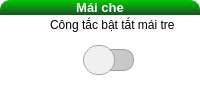
                     <widget class="QFrame" name="Bot_Ctrl_frame_5">
                      <property name="styleSheet">
                       <string notr="true">background-color: rgb(255, 255, 255);
border-radius: 10px;</string>
                      </property>
                      <property name="frameShape">
                       <enum>QFrame::StyledPanel</enum>
                      </property>
                      <property name="frameShadow">
                       <enum>QFrame::Raised</enum>
                      </property>
                      <layout class="QVBoxLayout" name="verticalLayout_29">
                       <property name="spacing">
                        <number>0</number>
                       </property>
                       <property name="leftMargin">
                        <number>0</number>
                       </property>
                       <property name="topMargin">
                        <number>0</number>
                       </property>
                       <property name="rightMargin">
                        <number>0</number>
                       </property>
                       <property name="bottomMargin">
                        <number>0</number>
                       </property>
                       <item>
                        <widget class="QPushButton" name="Bot_Ctrl_frame5_header">
                         <property name="font">
                          <font>
                           <family>Segoe UI</family>
                           <pointsize>10</pointsize>
                           <weight>75</weight>
                           <bold>true</bold>
                          </font>
                         </property>
                         <property name="styleSheet">
                          <string notr="true">color: rgb(255, 255, 255);
background-color: qlineargradient(spread:pad, x1:0, y1:0, x2:0, y2:1, stop:0 rgba(0, 201, 0, 255), stop:1 rgba(25, 81, 36, 255));
border-bottom-left-radius: 0px;
border-bottom-right-radius: 0px;</string>
                         </property>
                         <property name="text">
                          <string>Mái che</string>
                         </property>
                        </widget>
                       </item>
                       <item>
                        <widget class="QFrame" name="Bot_Ctrl_frame5_body">
                         <property name="frameShape">
                          <enum>QFrame::StyledPanel</enum>
                         </property>
                         <property name="frameShadow">
                          <enum>QFrame::Raised</enum>
                         </property>
                         <widget class="QLabel" name="label_15">
                          <property name="geometry">
                           <rect>
                            <x>50</x>
                            <y>0</y>
                            <width>161</width>
                            <height>20</height>
                           </rect>
                          </property>
                          <property name="styleSheet">
                           <string notr="true">color: rgb(0, 0, 0);</string>
                          </property>
                          <property name="text">
                           <string>Công tắc bật tắt mái tre</string>
                          </property>
                         </widget>
                         <widget class="QSlider" name="Demo_btn_4">
                          <property name="geometry">
                           <rect>
                            <x>70</x>
                            <y>20</y>
                            <width>81</width>
                            <height>51</height>
                           </rect>
                          </property>
                          <property name="minimumSize">
                           <size>
                            <width>0</width>
                            <height>35</height>
                           </size>
                          </property>
                          <property name="maximumSize">
                           <size>
                            <width>16777215</width>
                            <height>16777215</height>
                           </size>
                          </property>
                          <property name="styleSheet">
                           <string notr="true">QSlider::groove:horizotal{
	border: 1px solid rgb(156, 156, 156);
	color: rgb(0, 0, 255);
	height: 20px;
	width: 45px;
	border-radius: 10px;
	background-color: rgb(200, 200, 200);
	margin: 1px;
}
QSlider::handle:horizotal{
	border:  1px solid rgb(165, 165, 165);
	background-color: rgb(240, 240, 240);
	height: 30px;
	width: 30px;
	border-radius: 15px;
	margin: -5px;
}

QSlider{
	
	background-color: rgba(255, 255, 255, 0);
}</string>
                          </property>
                          <property name="maximum">
                           <number>1</number>
                          </property>
                          <property name="pageStep">
                           <number>1</number>
                          </property>
                          <property name="value">
                           <number>0</number>
                          </property>
                          <property name="sliderPosition">
                           <number>0</number>
                          </property>
                          <property name="orientation">
                           <enum>Qt::Horizontal</enum>
                          </property>
                         </widget>
                        </widget>
                       </item>
                      </layout>
                     </widget>
